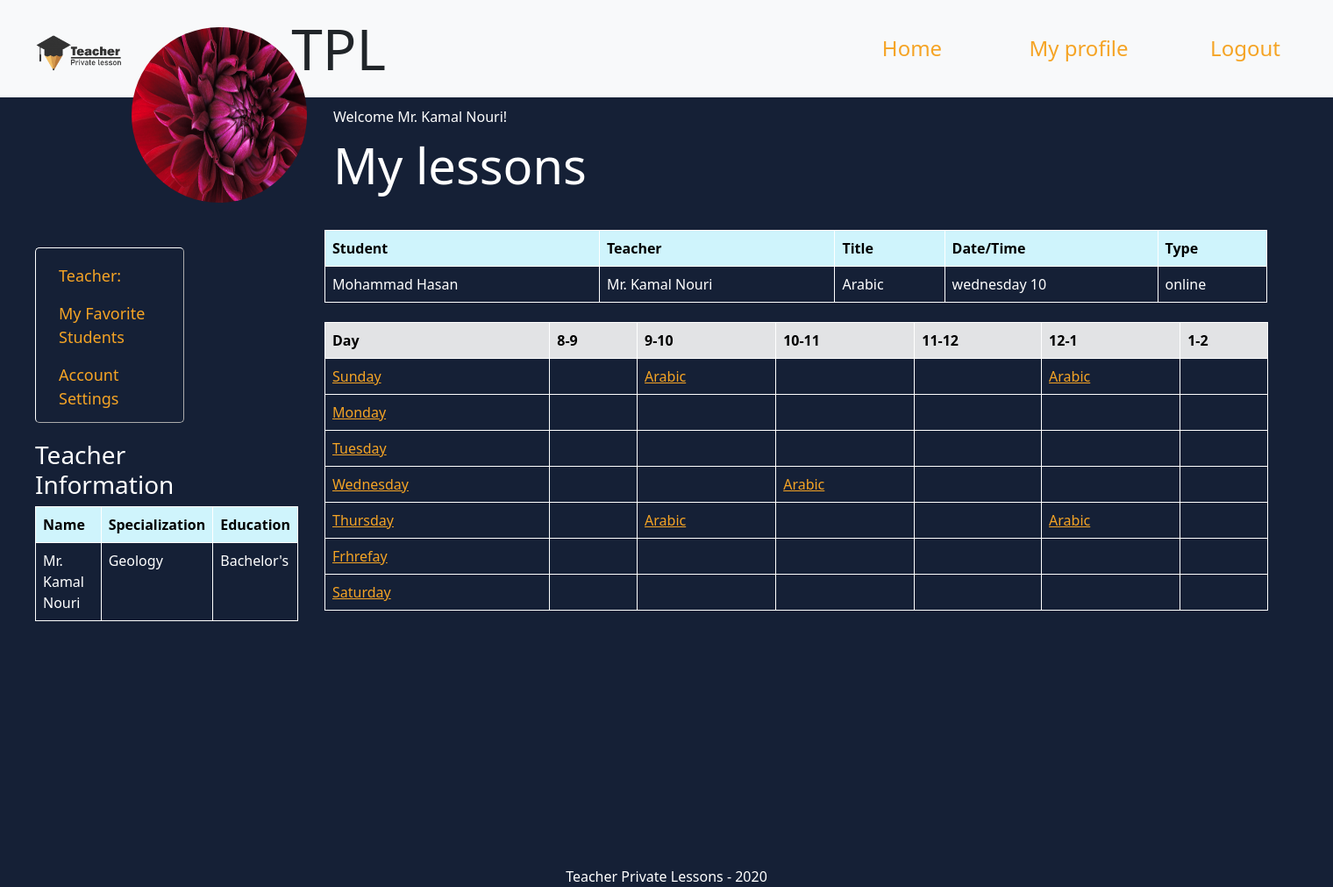
Screenshot of /home/teacher-profile/1 (signed in) with the database file from the repository.
### TPL_app/models.py (models this page shows)
class Teacher(models.Model):
    first_name = models.CharField(max_length=255)
    last_name = models.CharField(max_length=255)
    occupation = models.CharField(max_length=255)
    specialization = models.CharField(max_length=255)
    education = models.CharField(max_length=255)
    gender = models.CharField(max_length=6, null=True)
    email = models.CharField(max_length=255, null=True)
    password = models.CharField(max_length=255, null=True)
    profile_pic = models.ImageField(upload_to='images/', null=True, blank=True)
    created_at = models.DateTimeField(auto_now_add=True)
    updated_at = models.DateTimeField(auto_now=True)

class Lesson(models.Model):
    title = models.CharField(max_length=255)
    description = models.TextField()
    price = models.IntegerField()
    style = models.CharField(max_length=255, null=True)
    child = models.ForeignKey(
        Child, on_delete=models.CASCADE, blank=True, null=True)
    day = models.CharField(max_length=255, null=True)
    time = models.CharField(max_length=255, null=True)
    teacher = models.ForeignKey(Teacher, on_delete=models.CASCADE)
    created_at = models.DateTimeField(auto_now_add=True)
    updated_at = models.DateTimeField(auto_now=True)

class Child(models.Model):
    first_name = models.CharField(max_length=255)
    last_name = models.CharField(max_length=255)
    age = models.IntegerField()
    grade = models.IntegerField()
    parent = models.ForeignKey(
        Parent, related_name="children", on_delete=models.CASCADE)
    lessons = models.ManyToManyField(
        Teacher, through="Lesson", related_name="lessons")
    created_at = models.DateTimeField(auto_now_add=True)
    updated_at = models.DateTimeField(auto_now=True)

### TPL_app/views.py (the view)
# urls.py: path('teacher-profile/<int:id>', views.teacher_profile),
def teacher_profile(request, id):
    if 'user_id' not in request.session:
        messages.error(request, "You must be logged in to view this page")
    if request.session['user_id'] != int(id) and request.session['type'] == "teacher":
        return redirect("/parent-profile/"+str(request.session['user_id']))
    teacher = Teacher.objects.get(id=id)
    students = teacher.lessons.all()
    all_lessons_for_each_student = []
    all_teacher_lessons = Lesson.objects.filter(
        teacher=Teacher.objects.get(id=id))
    for lesson in all_teacher_lessons:
        if lesson.child is None:
            print(lesson.child)
            continue
        print(lesson.child)
        all_lessons_for_each_student.append(lesson)
    print(all_lessons_for_each_student)
    context = {
        "teacher": teacher,
        "students": students,
        "all_teacher_lessons": all_teacher_lessons,
        "all_lessons": all_lessons_for_each_student,
    }
    if request.session['type'] == "parent":
        parent = Parent.objects.get(id=request.session['user_id'])
        children = parent.children.all()
        context['children'] = children
    return render(request, "teacher_profile.html", context)

### TPL_app/templates/teacher_profile.html (shortened to what this page needs)
<!DOCTYPE html>
<html lang="en">
<head>
    {% load static %}
    <link rel="stylesheet" href="{% static 'css/teacher_profile_style.css' %}">
    <link href="https://cdn.jsdelivr.net/npm/bootstrap@5.0.0-beta1/dist/css/bootstrap.min.css" rel="stylesheet">
</head>
<body>
    <nav class="navbar navbar-expand-lg navbar-light bg-light">
        <div class="head">
            <img src="{% static 'images/logo.png' %}" width="100px">
            <h1 class="display-3" >TPL</h1>
        </div>
        <div class="collapse navbar-collapse" id="navbarSupportedContent">
            <ul class="navbar-nav me-auto mb-2 mb-lg-0">
            <li class="nav-item">
                <li class="nav-item">
                    <a class="nav-link active" href="/home">Home</a>
                </li>
                <li class="nav-item">
                    {% if request.session.type == "parent" %}<a class="nav-link active" href="parent-profile/{{request.session.user_id}}">My profile</a>{% endif %}
                </li>
                <li class="nav-item">
                    <a class="nav-link active" href="/logout">Logout</a>
                </li>
                </ul>
        </nav>
        <img class ="profile-pic" src="{{teacher.profile_pic.url}}">
        <p>Welcome {{teacher.gender}} {{teacher.first_name}} {{teacher.last_name}}!</p>
        <h2 class="display-4">My lessons</h2>
        <aside>
        <ul class="nav flex-column">
            <li class="nav-item">
                <a class="nav-link active" href="#">Teacher:</a>
            </li>
            <li class="nav-item">
            <a class="nav-link active" href="#">My Favorite Students</a>
            </li>
            <li class="nav-item">
            <a class="nav-link active" href="#">Account Settings</a>
            </li>
        </ul>
        <div class="info">
            <h3>Teacher Information</h3>
            <table class='table'>
                <thead>
                    <tr class='table-info'>
                        <th>Name</th>
                        <th>Specialization</th>
                        <th>Education</th>
                    </tr>
                    </thead>
                    <tbody>
                    <td>{{teacher.gender}} {{teacher.first_name}} {{teacher.last_name}}</td>
                    <td>{{teacher.specialization}}</td>
                    <td>{{teacher.education}}</td>
                    </tbody>
            </table>
        </div>
    </aside>
    {% if request.session.type == "parent" %}
<main>
    <table class="table">
        <thead>
            <tr class="table-info">
                <th>Student</th>
                <th>Teacher</th>
                <th>Title</th>
                <th>Date/Time</th>
                <th>Type</th>
            </tr>
        </thead>
        <tbody>
            {% for lesson in all_lessons %}
            <tr>
                <td>{{lesson.child.first_name}} {{lesson.child.last_name}}</td>
                <td>{{lesson.teacher.gender}} {{lesson.teacher.first_name}} {{lesson.teacher.last_name}}</td>
                <td>{{lesson.title}}</td>
                <td>{{lesson.day}} {{lesson.time}}</td>
                <td>{{lesson.style}}</td>
            </tr>
            {% endfor %}
        </tbody>
    </table>
</main>
<div class="row">
<div class="schedule col-10">
<table class="table">
    <thead>
        <tr class="table-secondary">
            <th>Day</th>
            <th>8-9</th>
            <th>9-10</th>
            <th>10-11</th>
            <th>11-12</th>
            <th>12-1</th>
            <th>1-2</th>
        </tr>
    </thead>
    <tbody>
        <tr>
            <td><a href="#">Sunday</a></td>
            <td></td>
            <td>{% for lesson in all_teacher_lessons %}
                {% if lesson.day == "sunday" %}{% if lesson.time == "9" %}<a href="add-to-lesson/sunday/9/{{teacher.id}}">{{lesson.title}}</a>{% endif %}{% endif %}
                {% endfor %}</td>
            <td></td>
            <td></td>
            <td>{% for lesson in all_teacher_lessons %}
                {% if lesson.day == "sunday" %}{% if lesson.time == "12" %}<a href="add-to-lesson/sunday/12/{{teacher.id}}">{{lesson.title}}</a>{% endif %}{% endif %}
                {% endfor %}</td>
            <td></td>
        </tr>
        <tr>
            <td><a href="#">Monday</a></td>
            <td></td>
            <td></td>
            <td></td>
            <td></td>
            <td></td>
            <td></td>
        </tr>
        <tr>
            <td><a href="#">Tuesday</a></td>
            <td></td>
            <td></td>
            <td></td>
            <td></td>
            <td></td>
            <td></td>
        </tr>
        <tr>
            <td><a href="#">Wednesday</a></td>
            <td></td>
            <td></td>
            <td>{% for lesson in all_teacher_lessons %}
                {% if lesson.day == "wednesday" %}{% if lesson.time == "10" %}<a href="add-to-lesson/wednesday/10/{{teacher.id}}">{{lesson.title}}</a>{% endif %}{% endif %}
                {% endfor %}</td>
            <td></td>
            <td></td>
            <td></td>
        </tr>
        <tr>
            <td><a href="#">Thursday</a></td>
            <td></td>
            <td>{% for lesson in all_teacher_lessons %}
                {% if lesson.day == "thursday" %}{% if lesson.time == "9" %}<a href="add-to-lesson/thursday/9/{{teacher.id}}">{{lesson.title}}</a>{% endif %}{% endif %}
                {% endfor %}</td>
            <td></td>
            <td></td>
            <td>{% for lesson in all_teacher_lessons %}
                {% if lesson.day == "thursday" %}{% if lesson.time == "12" %}<a href="add-to-lesson/thursday/12/{{teacher.id}}">{{lesson.title}}</a>{% endif %}{% endif %}
                {% endfor %}</td>
            <td></td>
        </tr>
        <tr>
            <td><a href="#">Frhrefay</a></td>
            <td></td>
            <td></td>
            <td></td>
            <td></td>
            <td></td>
            <td></td>
        </tr>
        <tr>
            <td><a href="#">Saturday</a></td>
            <td></td>
            <td></td>
            <td></td>
            <td></td>
            <td></td>
            <td></td>
        </tr>
    </tbody>
</table>
</div>
</div>
{% endif %}
<div class="footer1">
    <footer>Teacher Private Lessons - 2020</footer>
</div>
</body>
</html>

### TPL_app/static/css/teacher_profile_style.css (style rules this page uses)
p { color: white; margin-top: 10px !important; margin-left: 380px; margin-bottom: 0px !important; }
h3 { color:white; width:267px; }
.head { display: inline-flex; margin: 10px 0 0 40px; width: 400px; align-items: center; }
.head img { display: inline-block; }
h1 { display: inline-block; margin-left: 15px; }
h2 { color: white !important; }
ul { display: inline-block; margin-left: 500px !important; }
.navbar-nav .nav-link { width: 180px !important; margin-left: 10px !important; font-size: x-large; text-align: center; }
th { border: 1px solid white !important; }
.profile-pic { border-radius: 100px; margin: -80px 150px; position: absolute !important; z-index: 1 !important; width: 200px; height: 200px; }
aside { margin: 20px 0 0 40px !important; width: 150px; float: left; }
.flex-column { border: 1px outset white; border-radius: 5px; padding-top: 10px; width: 170px; height: 200px; margin: 0 !important; }
.flex-column li { margin-left: 10px; }
.flex-column li a { font-size: large; font-weight: 400; }
main { display: inline-block; width: 1075px; margin-left: 180px; }
.display-4 { margin: 10px 0 40px 380px; }
.table tr td { border: 1px solid rgb(255, 255, 255); color: white !important; }
.table thead th { border: 1px solid white; }
.schedule { display: inline-block; width: 1100px !important; margin: 80px 0 0 168px; }
body { background-color:#152036 !important; }
a { color: rgb(245 164 37) !important; }
.footer1 { width: 100%; color: white; margin-top:275px; text-align: center; }
.info { margin-top:20px; width: 300px; }

### rows the page displays
Teacher: profile_pic (picture), gender "Mr.", first_name "Kamal", last_name "Nouri", specialization "Geology", education "Bachelor's"
Lesson: child.first_name "Mohammad", child.last_name "Hasan", teacher.gender "Mr.", teacher.first_name "Kamal", teacher.last_name "Nouri", title "Arabic", day "wednesday", time "10", style "online"
Lesson: title "Arabic"
Lesson: title "Arabic"
Lesson: title "Arabic"
Lesson: title "Arabic"
